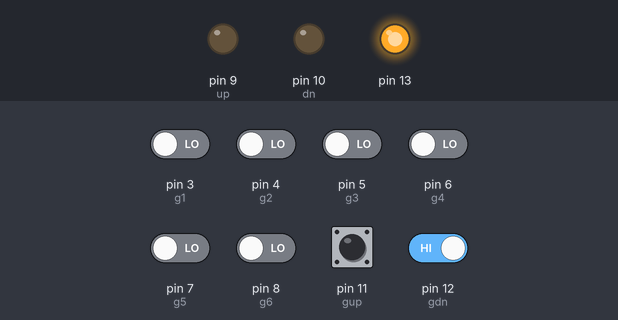
A sketch run on a simulated Arduino Uno, built with avr-gcc and run on an emulated ATmega328P. Shown: output pins drawn as LEDs (lit = HIGH). Inputs (shaded band) come from the test bench; at power-on: pin 11 (gup), pin 12 (gdn) HIGH, pin 3 (g1), pin 4 (g2), pin 5 (g3), pin 6 (g4), pin 7 (g5), pin 8 (g6) LOW. What the sketch prints to the serial monitor is not drawn.

Above: at 1.2 s.
1.3 s: pin 11 (gup) pulled LOW for 0.15 s
At 2.3 s:
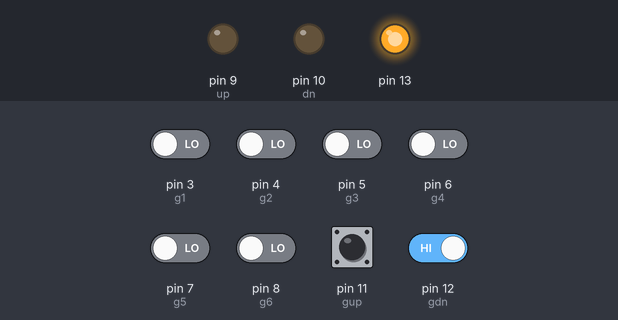
2.9 s: pin 12 (gdn) driven LOW
At 3.5 s:
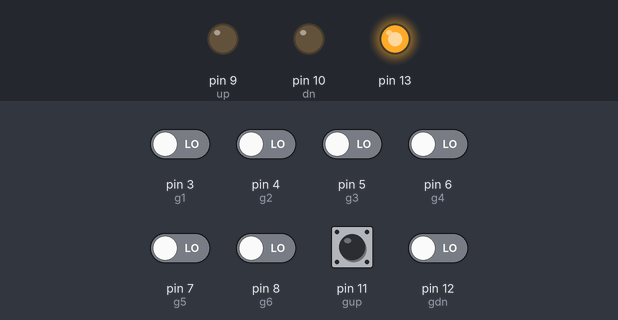
Timing chart, 0 to 5.9 s (numbered marks = the images above; inputs shaded):
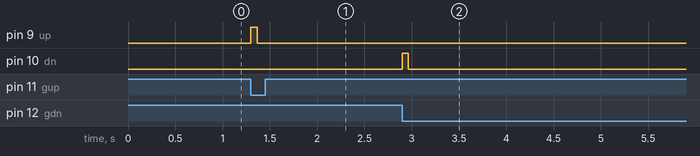

The sketch:

Gear_shifter_20Dec.ino
```cpp
const int up=9; //solenoid
const int dn=10;
int gear=-1,lastgear=-1;
const int  gup=11;// button
const int  gdn=12;

int g0=2;
int g1=3;
int g2=4;
int g3=5;
int g4=6;
int g5=7;
int g6=8;
int bdn;
int bup;
int lbdn;
int lbup;
char x='0',y='1';
int n_time=65;
int s_time=50;

void setup() {
  pinMode(13,OUTPUT);
  digitalWrite(13,HIGH);
  pinMode(up,OUTPUT);
  pinMode(dn,OUTPUT);

  pinMode(gup,INPUT);
  pinMode(gdn,INPUT);
  pinMode(g0,INPUT);
  pinMode(g1,INPUT);
  pinMode(g2,INPUT);
  pinMode(g3,INPUT);
  pinMode(g4,INPUT);
  pinMode(g5,INPUT);
  pinMode(g6,INPUT);
  Serial.begin(115200);
  bdn=LOW;
  bup=LOW;
  lbdn=HIGH;
  lbup=HIGH;
}

void loop()
{
   digitalWrite(13,HIGH);
   if(digitalRead(g1)==HIGH && digitalRead(g2)==HIGH && digitalRead(g3)==HIGH && digitalRead(g4)==HIGH && digitalRead(g5)==HIGH && digitalRead(g6)==HIGH)
    { gear=0;
      Serial.print("0");
      bdn=digitalRead(gdn);
      bup=digitalRead(gup);
      if(bup != lbup)
      {
        if(bup==LOW)
        {
          digitalWrite(up,HIGH);
          delay(s_time);
          digitalWrite(up,LOW);
        }
        delay(16);
      }
      if(bdn != lbdn)
      {
        if(bdn==LOW)
        {
          digitalWrite(dn,HIGH);
          delay(n_time);
          digitalWrite(dn,LOW);
        }
        delay(16);
      }
                          lbdn=bdn;
          lbup=bup;

    }


    if(digitalRead(g1)==LOW)
    { gear=1;
      Serial.print("1");
      bdn=digitalRead(gdn);
      bup=digitalRead(gup);
      if(bup != lbup)
      {
        if(bup==LOW)
        {
          digitalWrite(up,HIGH);
          delay(n_time);
          digitalWrite(up,LOW);
        }
        delay(16);
        }
      if(bdn != lbdn)
      {
        if(bdn==LOW)
        {
          digitalWrite(dn,LOW);
          delay(s_time);
          digitalWrite(up,LOW);
        }
        delay(16);
      }
                lbdn=bdn;
          lbup=bup;

    }


    if(digitalRead(g2)==LOW)
    { gear=2;
      Serial.print("2");
      bdn=digitalRead(gdn);
      bup=digitalRead(gup);
      if(bup != lbup)
      {
        if(bup==LOW)
        {
          digitalWrite(up,HIGH);
          delay(n_time);
          digitalWrite(up,LOW);
        }
        delay(16);
     }
      if(bdn != lbdn)
      {
        if(bdn==LOW)
        {
          digitalWrite(dn,HIGH);
          delay(s_time);
          digitalWrite(dn,LOW);
        }
        delay(16);
      }
          lbdn=bdn;
          lbup=bup;

  }


    if(digitalRead(g3)==LOW)
    { gear=3;
      Serial.print("3");
      bdn=digitalRead(gdn);
      bup=digitalRead(gup);
      if(bup != lbup)
      {
        if(bup==LOW)
        {
          digitalWrite(up,HIGH);
          delay(n_time);
          digitalWrite(up,LOW);
        }
        delay(16);
      }
      if(bdn != lbdn)
      {
        if(bdn==LOW)
        {
          digitalWrite(dn,HIGH);
          delay(n_time);
          digitalWrite(dn,LOW);
        }
        delay(16);
      }
          lbdn=bdn;
          lbup=bup;
    }


    if(digitalRead(g4)==LOW)
    { gear=4;
      Serial.print("4");
      bdn=digitalRead(gdn);
      bup=digitalRead(gup);
      if(bup != lbup)
      {
        if(bup==LOW)
        {
          digitalWrite(up,HIGH);
          delay(n_time);
          digitalWrite(up,LOW);
        }
        delay(16);
    }
      if(bdn != lbdn)
      {
        if(bdn==LOW)
        {
          digitalWrite(dn,HIGH);
          delay(n_time);
          digitalWrite(dn,LOW);
        }
        delay(16);
      }
          lbdn=bdn;
          lbup=bup;

    }


    if(digitalRead(g5)==LOW)
    { gear=5;
      Serial.print("5");
      bdn=digitalRead(gdn);
      bup=digitalRead(gup);
      if(bup != lbup)
      {
        if(bup==LOW)
        {
          digitalWrite(up,HIGH);
          delay(n_time);
          digitalWrite(up,LOW);
        }
        delay(16);
     }
      if(bdn != lbdn)
      {
        if(bdn==LOW)
        {
          digitalWrite(dn,HIGH);
          delay(n_time);
          digitalWrite(dn,LOW);
        }
        delay(16);
      }
          lbdn=bdn;
          lbup=bup;

    }


    if(digitalRead(g6)==LOW)
    { gear=6;
      Serial.print("6");
      bdn=digitalRead(gdn);
      bup=digitalRead(gup);
      if(bup != lbup)
      {
        if(bup==LOW)
        {
          digitalWrite(up,LOW);
          digitalWrite(dn,LOW);
        }
        delay(16);
     }
      if(bdn != lbdn)
      {
        if(bdn==LOW)
           {
          digitalWrite(dn,HIGH);
          delay(n_time);
          digitalWrite(dn,LOW);
        }
        delay(16);
      }
          lbdn=bdn;
          lbup=bup;

    }
   /* if(lastgear!=gear)
    {
  Serial.print(gear);
    lastgear=gear;
    }*/

  digitalWrite(13,HIGH);

}
```

Measured:
- after the input at 1.3 s, pin 9 (up): LOW → HIGH at once, → LOW 0.07 s later
- after the input at 2.9 s, pin 10 (dn): LOW → HIGH at once, → LOW 0.07 s later
